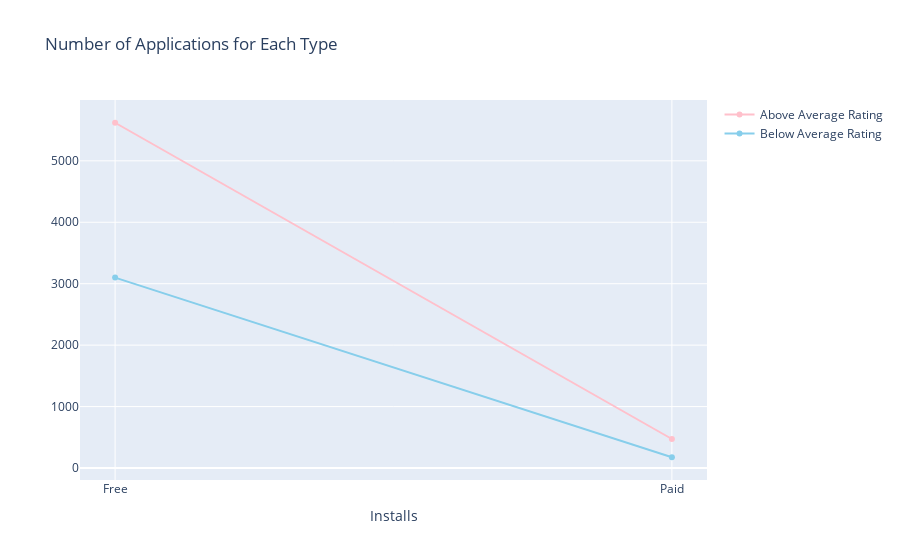

Notebook code for this chart:
### Code cell
col='Type'

v1=rabove[col].value_counts().reset_index()
v1=v1.rename(columns={col:'count','index':col})
v1['percent']=v1['count'].apply(lambda x : 100*x/sum(v1['count']))
v1=v1.sort_values(col)

v2=rbelow[col].value_counts().reset_index()
v2=v2.rename(columns={col:'count','index':col})
v2['percent']=v2['count'].apply(lambda x : 100*x/sum(v2['count']))
v2=v2.sort_values(col)

trace1 = go.Scatter(x=v1[col], y=v1["count"], name="Above Average Rating", marker=dict(color="pink"))
trace2 = go.Scatter(x=v2[col], y=v2["count"], name="Below Average Rating", marker=dict(color="skyblue"))
y = [trace1, trace2]

layout={'title':"Number of Applications for Each Type",'xaxis':{'title':"Installs"}}
fig = go.Figure(data=y, layout=layout)
iplot(fig)

### Figure 1 — Plotly figure (JSON) as saved in the notebook; plotly's stock layout.template omitted (floating-point values rounded to 4 significant figures)
{"data": [{"marker": {"color": "pink"}, "name": "Above Average Rating", "type": "scatter", "x": ["Free", "Paid"], "y": [5620, 472]}, {"marker": {"color": "skyblue"}, "name": "Below Average Rating", "type": "scatter", "x": ["Free", "Paid"], "y": [3099, 175]}], "layout": {"title": {"text": "Number of Applications for Each Type"}, "xaxis": {"title": {"text": "Installs"}}}}
